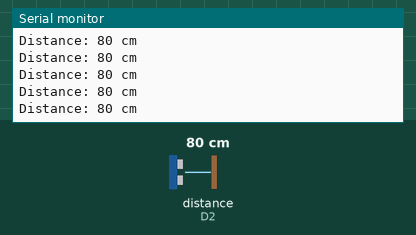
The sketch below on a simulated ESP8266 (NodeMCU). On the bench: the last lines printed to the serial monitor. Wiring (inferred from the names in the program): ultrasonic range finder: trigger D3; echo D2. The test bench sets the inputs (shaded band); at power-on: distance to the obstacle (sensor on D2) 80 cm. The echo pulse lasts 58.3 µs per cm.

Above: at 1.2 s.
1.3 s: distance to the obstacle (sensor on D2) set to 2 cm
At 1.59 s:
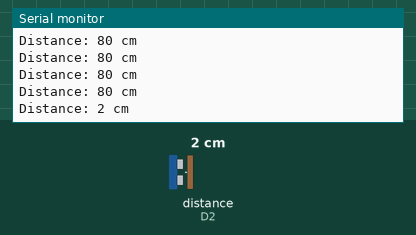
2.8 s: distance to the obstacle (sensor on D2) set to 4 cm
At 2.8 s:
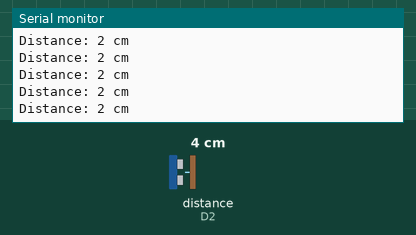
Timing chart, 0 to 5.8 s (numbered marks = the images above; inputs shaded):
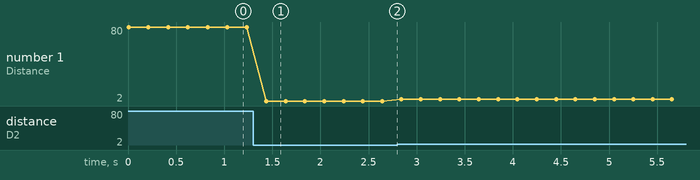

Measured:
- after the input at 1.3 s, the serial monitor: prints a new line after 0.14 s (image 1)
- plotted number 1: 80 → 2 after the input at 1.3 s

The sketch:

capteur-ulta-sonik.ino
```cpp
#define trigPin D3
#define echoPin D2

long duration;
int distance;

void setup() {
  pinMode(trigPin, OUTPUT);
  pinMode(echoPin, INPUT);
  Serial.begin(115200);
  Serial.println("Mesure de distance avec JSN-SR04T");
}

void loop() {
  digitalWrite(trigPin, LOW);
  delayMicroseconds(2);

  digitalWrite(trigPin, HIGH);
  delayMicroseconds(10);
  digitalWrite(trigPin, LOW);

  duration = pulseIn(echoPin, HIGH, 30000);  // timeout 30ms

  if (duration == 0) {
    Serial.println("Aucun écho reçu !");
  } else {
    distance = duration * 0.0344 / 2;
    Serial.print("Distance: ");
    Serial.print(distance);
    Serial.println(" cm");
  }

  delay(200);
}
```
